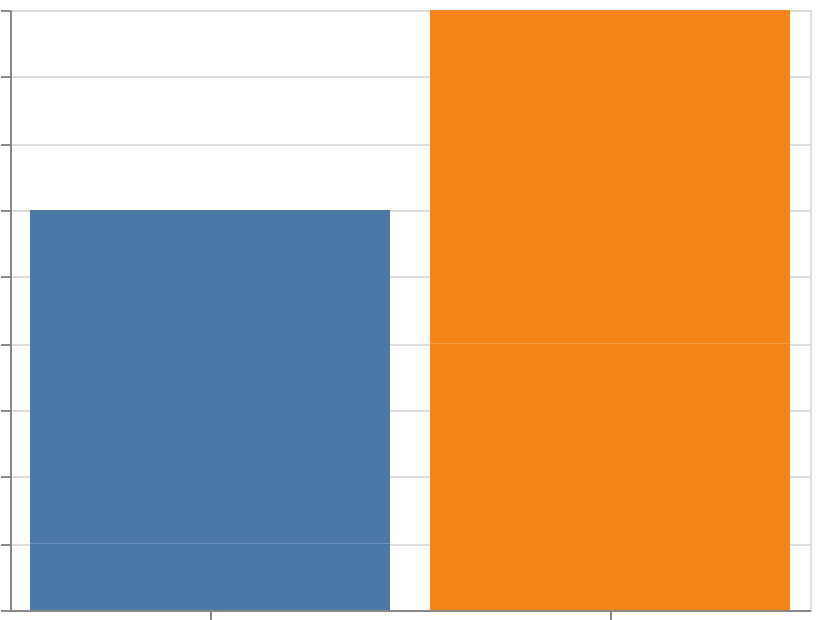

Specify this chart in Vega-Lite:
### Vega-Lite specification from a JSON file in a GitHub repository (floating-point values rounded to 4 significant figures)
{"$schema": "https://vega.github.io/schema/vega-lite/v6.json", "width": 400, "height": 300, "padding": 5, "autosize": "none", "data": {"name": "table", "values": [{"cat": "A", "vals": [1, 2, 3]}, {"cat": "B", "vals": [4, 5]}]}, "mark": "bar", "encoding": {"x": {"field": "cat", "type": "nominal"}, "y": {"field": "val", "type": "quantitative"}, "color": {"field": "cat", "type": "nominal"}}, "transform": [{"flatten": ["vals"], "as": ["val"]}]}
